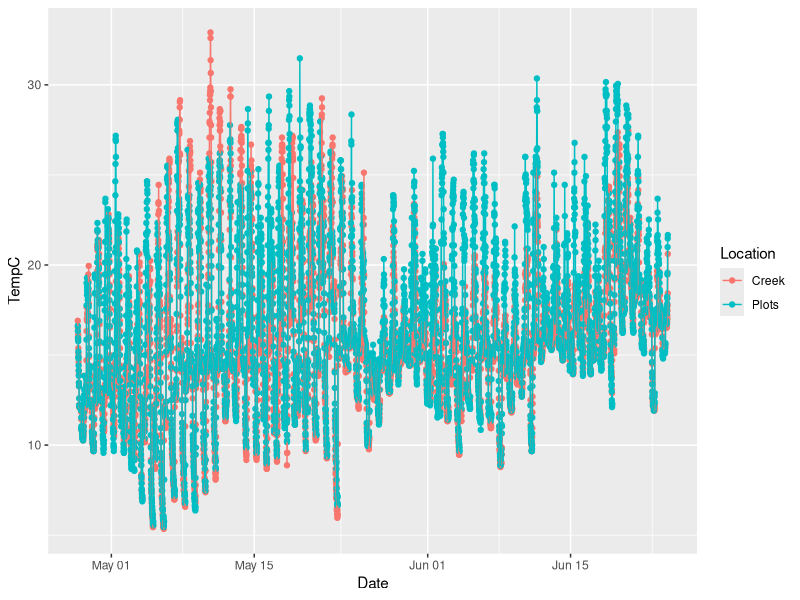

The R script that drew this image:
##########################
##
##
##Yforyd Temperature Time Series Plot and Creek
##
##
##
##Created: 6-26-2025 -JW
##
##
##
##

##Packages need-----------

library(tidyverse) #love that lubridate is a part of tidyverse

##Loading Data---------

Creek <- read.csv("Data/April25_YForyd_Creek.csv")

(Creek$Date <- mdy_hm(Creek$Date))
  
class(Creek$Date)

Plots <- read.csv("Data/April25_Yforyd_Plots.csv")

(Plots$Date <- mdy_hm(Plots$Date))

class(Plots$Date)


##Combining Columns------

Creek <- Creek %>% 
  mutate(Location = "Creek") 
Plots <- Plots %>% 
  mutate(Location = "Plots") 


Temp <- rbind(Creek, Plots)


##Plotting-------

Temp %>% 
  ggplot(aes(x=Date, y=TempC, color=Location))+
  geom_point()+
  geom_line()
  
